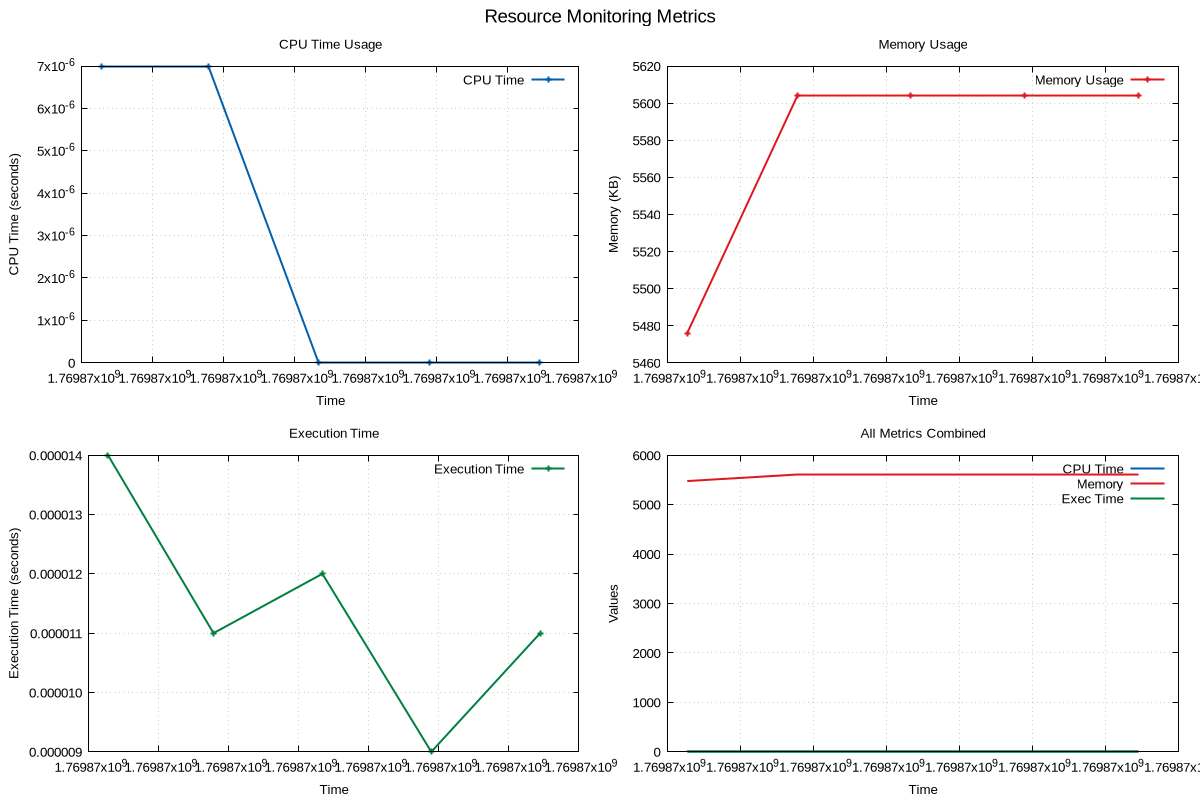

This chart was generated by the following gnuplot code:
# GNUplot script for resource monitoring
set terminal pngcairo enhanced font 'Arial,10' size 1200,800
set output 'png/binary_search_20260131_190859.png'

set multiplot layout 2,2 title 'Resource Monitoring Metrics' font 'Arial,14'
set style line 1 lc rgb '#0060ad' lt 1 lw 2
set style line 2 lc rgb '#dd181f' lt 1 lw 2
set style line 3 lc rgb '#008040' lt 1 lw 2

set title 'CPU Time Usage'
set xlabel 'Time'
set ylabel 'CPU Time (seconds)'
set grid
plot 'png/binary_search_20260131_190859.dat' using 1:2 with linespoints ls 1 title 'CPU Time'
set title 'Memory Usage'
set xlabel 'Time'
set ylabel 'Memory (KB)'
set grid
plot 'png/binary_search_20260131_190859.dat' using 1:3 with linespoints ls 2 title 'Memory Usage'
set title 'Execution Time'
set xlabel 'Time'
set ylabel 'Execution Time (seconds)'
set grid
plot 'png/binary_search_20260131_190859.dat' using 1:4 with linespoints ls 3 title 'Execution Time'
set title 'All Metrics Combined'
set xlabel 'Time'
set ylabel 'Values'
set grid
plot 'png/binary_search_20260131_190859.dat' using 1:2 with lines ls 1 title 'CPU Time', \
     'png/binary_search_20260131_190859.dat' using 1:3 with lines ls 2 title 'Memory', \
     'png/binary_search_20260131_190859.dat' using 1:4 with lines ls 3 title 'Exec Time'
unset multiplot
